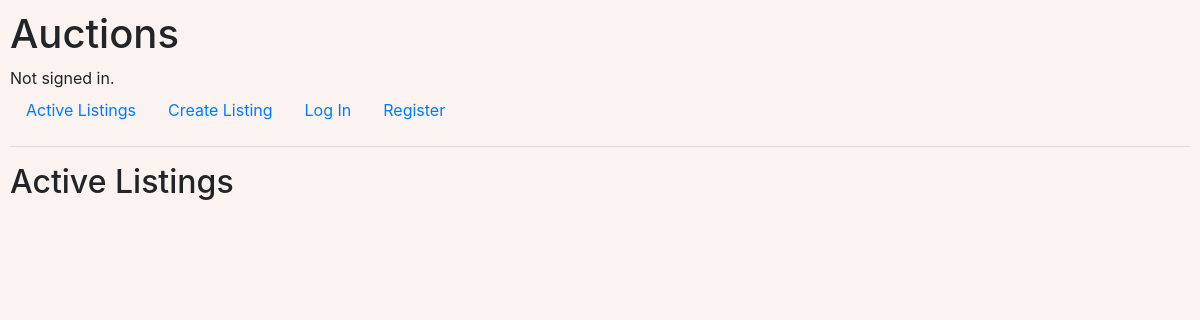
Before: / with the older database file.
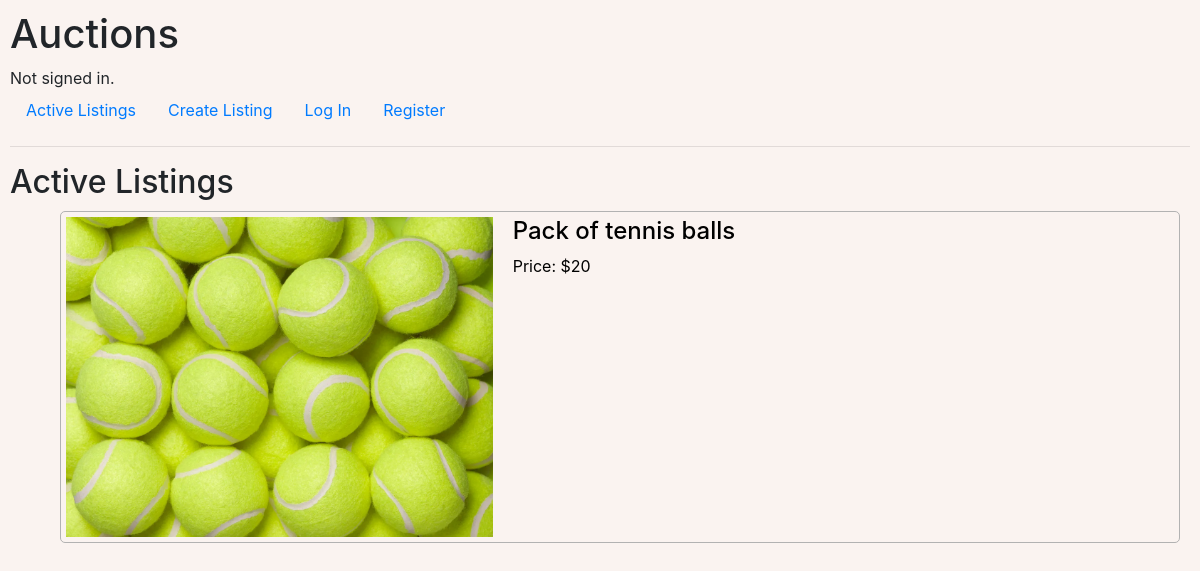
After: the same page with the newer database file.
### auctions/models.py (models this page shows, shortened)
class Listing(models.Model):
    title = models.CharField(max_length=20)
    description = models.CharField(max_length=120)
    price = models.IntegerField()
    pub_date = models.DateTimeField("date published")
    photo = models.ImageField(upload_to="listing-images", blank=True)

### auctions/views.py (the view)
# urls.py: path("", views.index, name="index"),
def index(request):
    return render(request, "auctions/index.html", {
        "listings": Listing.objects.all()
    })

### auctions/templates/auctions/index.html
{% extends "auctions/layout.html" %}
{% block body %}
<h2>Active Listings</h2>
<div id="main-container">
    <ul>
        {% for listing in listings %}
        <a href="{% url 'listing' listing_id=listing.id %}">
            <div id="listing-container">
                <img src="{{ listing.photo.url }}" alt="{{ listing.title }}">
                <li>
                    <div>
                        <h4>{{ listing.title }}</h4>
                        Price: ${{ listing.price }}
                    </div>
                </li>
            </div>
        </a>
        {% endfor %}
    </ul>
</div>
{% endblock %}

### auctions/templates/auctions/layout.html (shortened to what this page needs)
{% load static %}
<!DOCTYPE html>
<html lang="en">
    <head>
        <link rel="stylesheet" href="https://stackpath.bootstrapcdn.com/bootstrap/4.4.1/css/bootstrap.min.css">
        <link href="{% static 'auctions/styles.css' %}" rel="stylesheet">
    </head>
    <body>
        <h1>Auctions</h1>
        <div>
            {% if user.is_authenticated %}
                Signed in as <strong>{{ user.username }}</strong>.
            {% else %}
                Not signed in.
            {% endif %}
        </div>
        <ul class="nav">
            <li class="nav-item">
                <a class="nav-link" href="{% url 'index' %}">Active Listings</a>
            </li>
            <li class="nav-item">
                <a class="nav-link" href="{% url 'new-listing' %}">Create Listing</a>
            </li>
            {% if user.is_authenticated %}
                <li class="nav-item">
                    <a class="nav-link" href="{% url 'logout' %}">Log Out</a>
                </li>
            {% else %}
                <li class="nav-item">
                    <a class="nav-link" href="{% url 'login' %}">Log In</a>
                </li>
                <li class="nav-item">
                    <a class="nav-link" href="{% url 'register' %}">Register</a>
                </li>
            {% endif %}
        </ul>
        <hr>
        {% block body %}
        {% endblock %}
    </body>
</html>

### auctions/static/auctions/styles.css (style rules this page uses)
body { padding: 10px; background-color: #FAF3F0; }
ul>a { color: black; }
img { height: 40vh; margin-right: 20px; }
ul { list-style: none; }
#listing-container { border: 1px solid #B2B2B2; border-radius: 5px; display: flex; margin: 10px; padding: 5px; }

Changed rows visible on the page:
added Listing: photo (picture), title "Pack of tennis balls", price "20"
